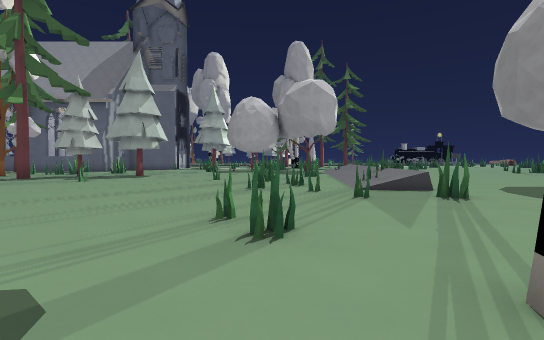
[1] (above)

15 first-person views from a walk through a Godot game level. The camera is 1.4 m above the floor, tilts 2° down and sees 85° across. The floor is counted in squares, 2 m on a side. Each view is taken from the middle of a square. On the plan, view 1 faces up. The plan holds only what a view shows up to about 10 squares ahead; the rest is blank. The place goes on beyond the plan. Surface patterns are stand-ins for the level's own textures.

[2]
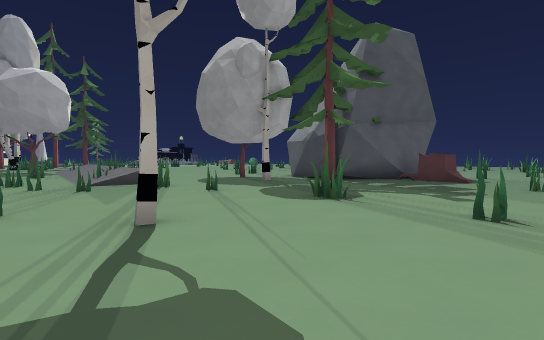

[3]
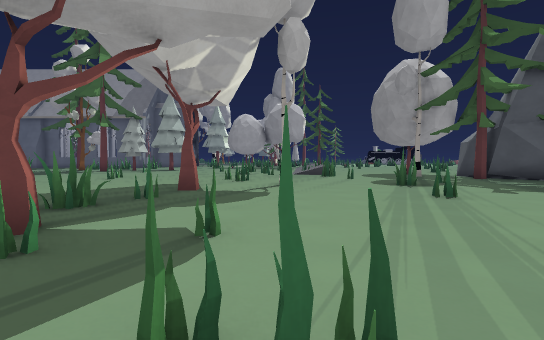

[4]
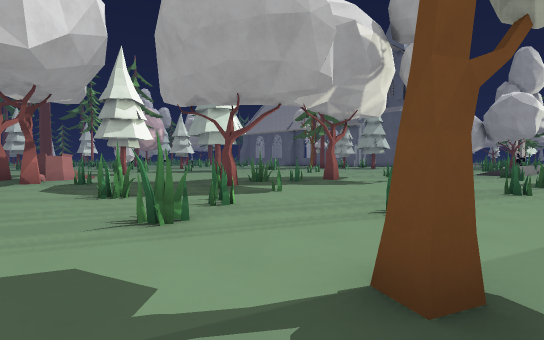

[5]
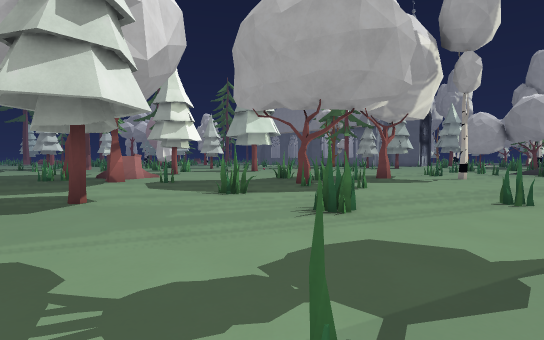

[6]
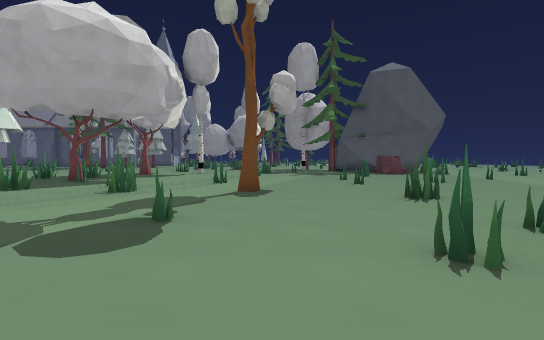

[7]
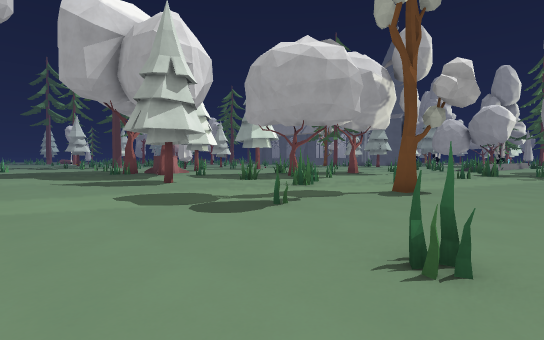

[8]
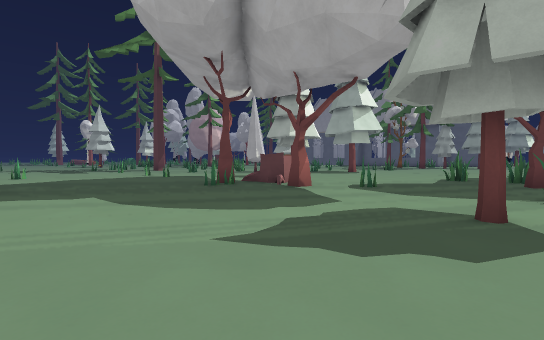

[9]
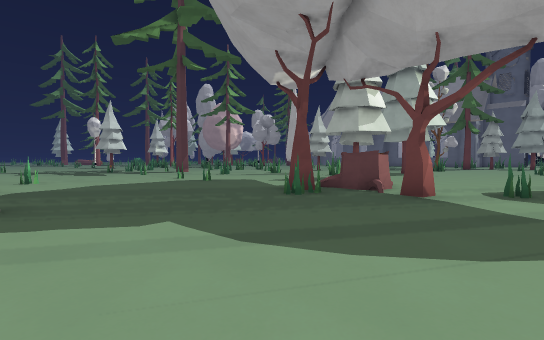

[10]
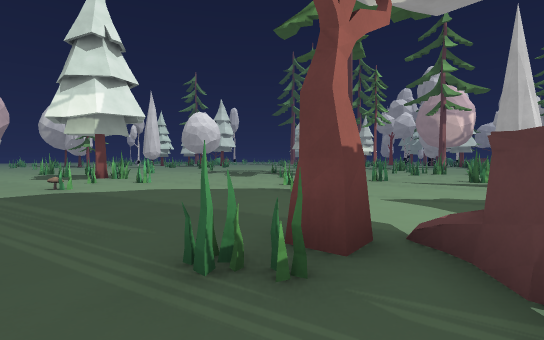

[11]
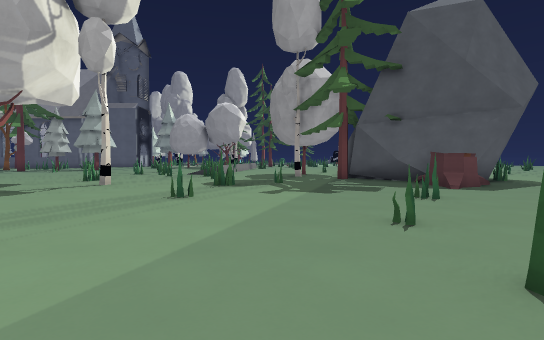

[12]
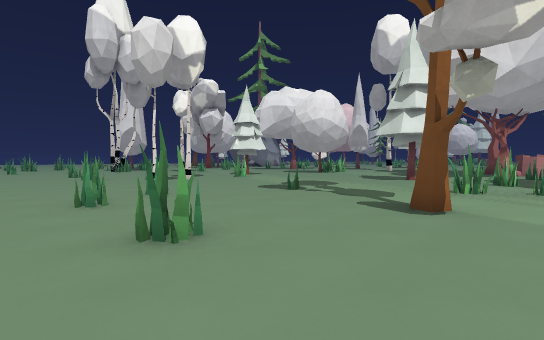

[13]
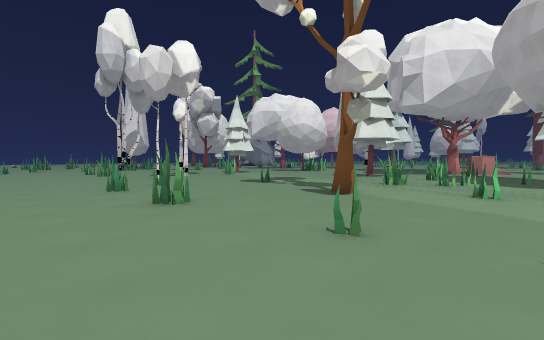

[14]
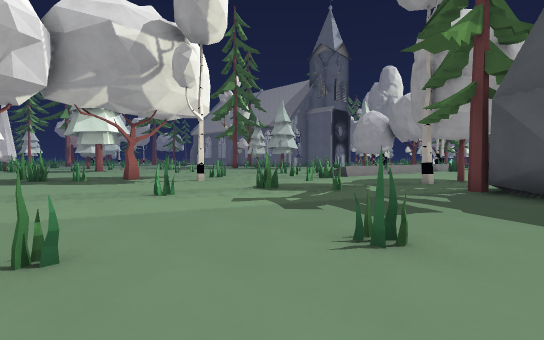

[15]
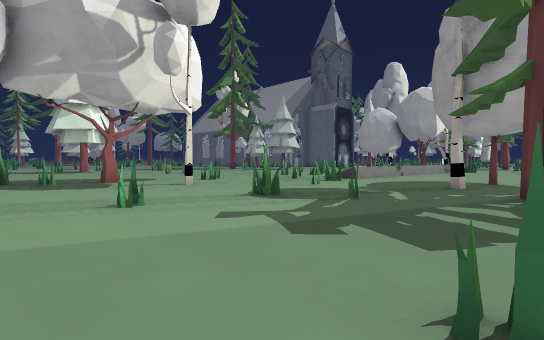

### Floor plan
Key: @ floor where view 1 was taken; # wall or solid block; x gap in a wall; . floor; / step, stairs or slope; = window, fence, low wall or low ledge; ^ raised ledge; T pine tree; R tree.
Columns run from 16 left of view 1 to 10 right of it. Each row starts with its distance up from view 1.
 10         ..#... .#../   ..
  9         .........../=....
  8          ........#.=/....
  7          ........#//...#.
  6           .........#.....
  5            ............#.
  4             ...#....#....T
  3           ......#.........#
  2           ............#....
  1            ......#...#.....
  0            ....#@..........
 -1            .........#......
 -2           ....#............
 -3 .#       ...#.x............
 -4 ....     .....#.#..........
 -5 ......   ......#...#......#
 -6  ......  ........#.........
 -7    .....^^.#...#....R......
 -8    #....#.#................
 -9 ..#.....#..................
-10 ..............#.....=......
-11 ........................#..
-12 ......................#....
-13 .#.........................
-14 .x.#.. ...................

Positions as (right, up) in squares from view 1, and headings:
1: (0, 0), facing up
2: (0, -2), facing up-right
3: (1, -7), facing up
4: (5, -9), facing up-left
5: (4, -11), facing up-left
6: (5, -14), facing up
7: (7, -14), facing up-left
8: (-1, -14), facing up-left
9: (-4, -14), facing up-left
10: (-6, -9), facing left
11: (6, -7), facing up
12: (9, -6), facing down-left
13: (10, -4), facing down-left
14: (10, -4), facing up-left
15: (9, -3), facing up-left
